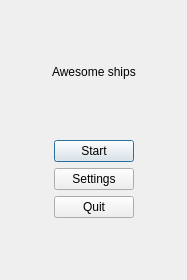
<?xml version="1.0" encoding="UTF-8"?>
<ui version="4.0">
 <class>MenuWindow</class>
 <widget class="QDialog" name="MenuWindow">
  <property name="geometry">
   <rect>
    <x>0</x>
    <y>0</y>
    <width>187</width>
    <height>280</height>
   </rect>
  </property>
  <property name="windowTitle">
   <string>Menu</string>
  </property>
  <layout class="QVBoxLayout" name="verticalLayout">
   <item>
    <spacer name="verticalSpacer_3">
     <property name="orientation">
      <enum>Qt::Vertical</enum>
     </property>
     <property name="sizeHint" stdset="0">
      <size>
       <width>20</width>
       <height>40</height>
      </size>
     </property>
    </spacer>
   </item>
   <item>
    <layout class="QHBoxLayout" name="horizontalLayout_4">
     <item>
      <spacer name="horizontalSpacer_7">
       <property name="orientation">
        <enum>Qt::Horizontal</enum>
       </property>
       <property name="sizeHint" stdset="0">
        <size>
         <width>40</width>
         <height>20</height>
        </size>
       </property>
      </spacer>
     </item>
     <item>
      <widget class="QLabel" name="label">
       <property name="text">
        <string>Awesome ships</string>
       </property>
      </widget>
     </item>
     <item>
      <spacer name="horizontalSpacer_8">
       <property name="orientation">
        <enum>Qt::Horizontal</enum>
       </property>
       <property name="sizeHint" stdset="0">
        <size>
         <width>40</width>
         <height>20</height>
        </size>
       </property>
      </spacer>
     </item>
    </layout>
   </item>
   <item>
    <spacer name="verticalSpacer">
     <property name="orientation">
      <enum>Qt::Vertical</enum>
     </property>
     <property name="sizeHint" stdset="0">
      <size>
       <width>20</width>
       <height>40</height>
      </size>
     </property>
    </spacer>
   </item>
   <item>
    <layout class="QHBoxLayout" name="horizontalLayout_3">
     <item>
      <spacer name="horizontalSpacer">
       <property name="orientation">
        <enum>Qt::Horizontal</enum>
       </property>
       <property name="sizeHint" stdset="0">
        <size>
         <width>40</width>
         <height>20</height>
        </size>
       </property>
      </spacer>
     </item>
     <item>
      <widget class="QPushButton" name="startPushButton">
       <property name="text">
        <string>Start</string>
       </property>
      </widget>
     </item>
     <item>
      <spacer name="horizontalSpacer_2">
       <property name="orientation">
        <enum>Qt::Horizontal</enum>
       </property>
       <property name="sizeHint" stdset="0">
        <size>
         <width>40</width>
         <height>20</height>
        </size>
       </property>
      </spacer>
     </item>
    </layout>
   </item>
   <item>
    <layout class="QHBoxLayout" name="horizontalLayout_2">
     <item>
      <spacer name="horizontalSpacer_3">
       <property name="orientation">
        <enum>Qt::Horizontal</enum>
       </property>
       <property name="sizeHint" stdset="0">
        <size>
         <width>40</width>
         <height>20</height>
        </size>
       </property>
      </spacer>
     </item>
     <item>
      <widget class="QPushButton" name="settingsPushButton">
       <property name="minimumSize">
        <size>
         <width>62</width>
         <height>0</height>
        </size>
       </property>
       <property name="text">
        <string>Settings</string>
       </property>
      </widget>
     </item>
     <item>
      <spacer name="horizontalSpacer_4">
       <property name="orientation">
        <enum>Qt::Horizontal</enum>
       </property>
       <property name="sizeHint" stdset="0">
        <size>
         <width>40</width>
         <height>20</height>
        </size>
       </property>
      </spacer>
     </item>
    </layout>
   </item>
   <item>
    <layout class="QHBoxLayout" name="horizontalLayout">
     <item>
      <spacer name="horizontalSpacer_5">
       <property name="orientation">
        <enum>Qt::Horizontal</enum>
       </property>
       <property name="sizeHint" stdset="0">
        <size>
         <width>40</width>
         <height>20</height>
        </size>
       </property>
      </spacer>
     </item>
     <item>
      <widget class="QPushButton" name="quitPushButton">
       <property name="text">
        <string>Quit</string>
       </property>
      </widget>
     </item>
     <item>
      <spacer name="horizontalSpacer_6">
       <property name="orientation">
        <enum>Qt::Horizontal</enum>
       </property>
       <property name="sizeHint" stdset="0">
        <size>
         <width>40</width>
         <height>20</height>
        </size>
       </property>
      </spacer>
     </item>
    </layout>
   </item>
   <item>
    <spacer name="verticalSpacer_2">
     <property name="orientation">
      <enum>Qt::Vertical</enum>
     </property>
     <property name="sizeHint" stdset="0">
      <size>
       <width>20</width>
       <height>40</height>
      </size>
     </property>
    </spacer>
   </item>
  </layout>
 </widget>
 <resources/>
 <connections/>
</ui>
